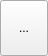
<?xml version="1.0" encoding="UTF-8"?>
<ui version="4.0">
 <class>DialogOnOff</class>
 <widget class="QDialog" name="DialogOnOff">
  <property name="geometry">
   <rect>
    <x>0</x>
    <y>0</y>
    <width>48</width>
    <height>56</height>
   </rect>
  </property>
  <property name="sizePolicy">
   <sizepolicy hsizetype="Fixed" vsizetype="Fixed">
    <horstretch>0</horstretch>
    <verstretch>0</verstretch>
   </sizepolicy>
  </property>
  <property name="contextMenuPolicy">
   <enum>Qt::NoContextMenu</enum>
  </property>
  <property name="windowTitle">
   <string>开/关</string>
  </property>
  <widget class="QToolButton" name="toolButton">
   <property name="geometry">
    <rect>
     <x>0</x>
     <y>0</y>
     <width>48</width>
     <height>56</height>
    </rect>
   </property>
   <property name="text">
    <string>...</string>
   </property>
  </widget>
 </widget>
 <resources/>
 <connections/>
</ui>
